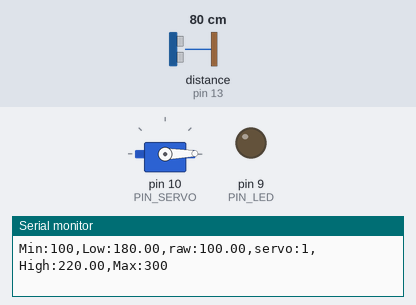
This sketch was run on a simulated Arduino Uno, built with avr-gcc and run on an emulated ATmega328P. Shown: servo, output pins drawn as LEDs (lit = HIGH), the last lines printed to the serial monitor. Wiring (inferred from the names in the program): ultrasonic range finder: trigger pin 12; echo pin 13. The test bench sets the inputs (shaded band); at power-on: distance to the obstacle (sensor on pin 13) 80 cm. The echo pulse lasts 58.3 µs per cm; pins used as bus, display or sensor lines are not drawn.

Above: at 1.2 s.
1.3 s: distance to the obstacle (sensor on pin 13) set to 32 cm
4.3 s: distance to the obstacle (sensor on pin 13) set to 27 cm
At 4.8 s:
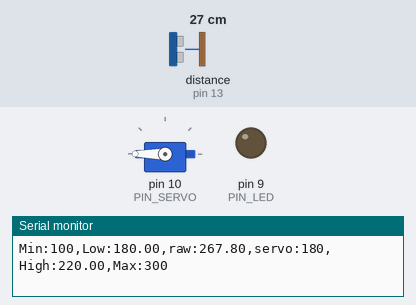
5.8 s: distance to the obstacle (sensor on pin 13) set to 21 cm
At 6.1 s:
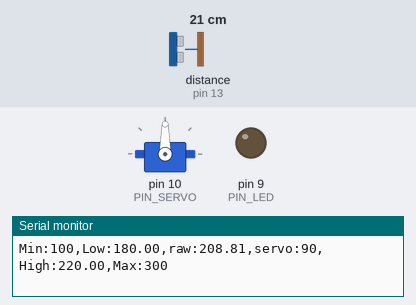
Timing chart, 0 to 8.8 s (numbered marks = the images above; inputs shaded):
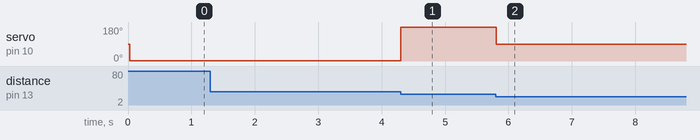

Measured:
- the behaviour switches between 31 and 30 cm on distance to the obstacle (sensor on pin 13) (found by bisection; images 0 and 1)
- the behaviour switches between 23 and 22 cm on distance to the obstacle (sensor on pin 13) (found by bisection; images 1 and 2)
- after the input at 4.3 s, servo on pin 10 (PIN_SERVO): 1° → 180° at once
- after the input at 5.8 s, servo on pin 10 (PIN_SERVO): 180° → 90° at once

The sketch:

13_example_2.ino
```cpp
#include <Servo.h>

// Arduino pin assignment
#define PIN_LED 9
#define PIN_SERVO 10
#define PIN_TRIG 12
#define PIN_ECHO 13

// configurable parameters
#define SND_VEL 346.0     // sound velocity at 24 celsius degree (unit: m/s)
#define PULSE_DURATION 10 // ultra-sound Pulse Duration (unit: usec)
#define _DIST_MIN 100     // minimum distance to be measured (unit: mm)
#define _DIST_MAX 300     // maximum distance to be measured (unit: mm)

#define _DUTY_MIN 553  // servo full clock-wise position (0 degree)
#define _DUTY_NEU 1476 // servo neutral position (90 degree)
#define _DUTY_MAX 2399 // servo full counter-clockwise position (180 degree)

// Target Distance
#define _TARGET_LOW  180.0
#define _TARGET_HIGH 220.0

#define _INTERVAL_DIST    20 // USS interval (unit: msec)
#define _INTERVAL_SERVO   20 // servo interval (unit: msec)
#define _INTERVAL_SERIAL  100 // serial interval (unit: msec)

#define TIMEOUT ((_INTERVAL_DIST / 2) * 1000.0) // maximum echo waiting time (unit: usec)
#define SCALE (0.001 * 0.5 * SND_VEL) // coefficent to convert duration to distance

// global variables

float dist_raw;              // distance measured unit: mm
float dist_prev = _DIST_MIN; // distance measured unit: mm

Servo myservo;

unsigned long last_sampling_time_dist;   // unit: msec
unsigned long last_sampling_time_servo;  // unit: msec
unsigned long last_sampling_time_serial; // unit: msec

bool event_dist, event_servo, event_serial; // event triggered?

void setup() {
  // initialize GPIO pins
  pinMode(PIN_LED,OUTPUT);
  pinMode(PIN_TRIG,OUTPUT);
  digitalWrite(PIN_TRIG, LOW);
  pinMode(PIN_ECHO,INPUT);

  myservo.attach(PIN_SERVO);
  myservo.writeMicroseconds(_DUTY_NEU);

  // initialize serial port
  Serial.begin(57600);
}

void loop() {
  unsigned long time_curr = millis();

  // wait until next event time
  if(time_curr >= (last_sampling_time_dist + _INTERVAL_DIST)) {
        last_sampling_time_dist += _INTERVAL_DIST;
        event_dist = true;
  }
  if(time_curr >= (last_sampling_time_servo + _INTERVAL_SERVO)) {
        last_sampling_time_servo += _INTERVAL_SERVO;
        event_servo = true;
  }
  if(time_curr >= (last_sampling_time_serial + _INTERVAL_SERIAL)) {
        last_sampling_time_serial += _INTERVAL_SERIAL;
        event_serial = true;
  }

  if(event_dist) {
    event_dist = true;
    // get a distance reading from the USS
    dist_raw = USS_measure(PIN_TRIG, PIN_ECHO);
    // Apply range filter
    if ((dist_raw < _DIST_MIN) || (dist_raw > _DIST_MAX))
        dist_raw = dist_prev;
    else
        dist_prev = dist_raw;
  }

  if(event_servo) {
    event_servo = true;
    // adjust servo position according to the USS read value
    if (dist_raw < _TARGET_LOW)
        myservo.writeMicroseconds(_DUTY_MIN);
    else if (dist_raw > _TARGET_HIGH)
        myservo.writeMicroseconds(_DUTY_MAX);
    else
        myservo.writeMicroseconds(_DUTY_NEU);
  }

  if(event_serial) {
    event_serial = true;
    // output the read values to the serial port
    Serial.print("Min:");    Serial.print(_DIST_MIN);
    Serial.print(",Low:");   Serial.print(_TARGET_LOW);
    Serial.print(",raw:");   Serial.print(dist_raw);
    Serial.print(",servo:"); Serial.print(myservo.read());
    Serial.print(",High:");  Serial.print(_TARGET_HIGH);
    Serial.print(",Max:");   Serial.print(_DIST_MAX);
    Serial.println("");
  }
}

// get a distance reading from USS. return value is in millimeter.
float USS_measure(int TRIG, int ECHO)
{
  digitalWrite(TRIG, HIGH);
  delayMicroseconds(PULSE_DURATION);
  digitalWrite(TRIG, LOW);

  return pulseIn(ECHO, HIGH, TIMEOUT) * SCALE; // unit: mm

  // Pulse duration to distance conversion example (target distance = 17.3m)
  // - round trip distance: 34.6m
  // - expected pulse duration: 0.1 sec, or 100,000us
  // - pulseIn(ECHO, HIGH, timeout) * 0.001 * 0.5 * SND_VEL
  //        = 100,000 micro*sec * 0.001 milli/micro * 0.5 * 346 meter/sec
  //        = 100,000 * 0.001 * 0.5 * 346 * micro * sec * milli * meter
  //                                        ----------------------------
  //                                         micro * sec
  //        = 100 * 173 milli*meter = 17,300 mm = 17.3m
  // pulseIn() returns microseconds.
}
```
